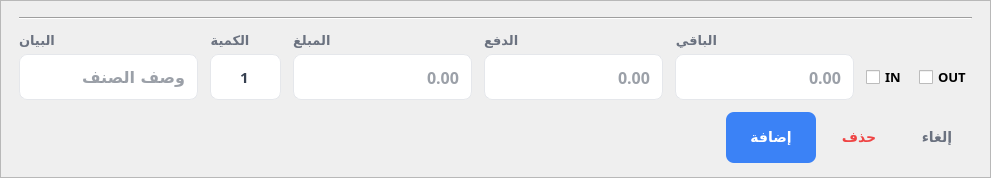
            <widget class="QFrame" name="Frame_ItemEntrySection">
             <property name="styleSheet">
              <string notr="true">QFrame#Frame_ItemEntrySection {
    background-color: rgba(255, 255, 255, 0.52);
    border: 1px solid rgba(255, 255, 255, 0.62);
    border-radius: 12px;
}</string>
             </property>
             <property name="frameShape">
              <enum>QFrame::StyledPanel</enum>
             </property>
             <property name="frameShadow">
              <enum>QFrame::Plain</enum>
             </property>
             <layout class="QVBoxLayout" name="itemSectionLayout">
              <property name="spacing">
               <number>12</number>
              </property>
              <property name="leftMargin">
               <number>18</number>
              </property>
              <property name="topMargin">
               <number>16</number>
              </property>
              <property name="rightMargin">
               <number>18</number>
              </property>
              <property name="bottomMargin">
               <number>14</number>
              </property>
              <item>
               <widget class="QFrame" name="Frame_ActionDividerLine">
                <property name="styleSheet">
                 <string notr="true">QFrame#Frame_ActionDividerLine {
    color: #E5E7EB;
}</string>
                </property>
                <property name="frameShape">
                 <enum>QFrame::HLine</enum>
                </property>
                <property name="frameShadow">
                 <enum>QFrame::Sunken</enum>
                </property>
               </widget>
              </item>
              <item>
               <layout class="QGridLayout" name="itemFormGrid">
                <property name="horizontalSpacing">
                 <number>12</number>
                </property>
                <property name="verticalSpacing">
                 <number>5</number>
                </property>
                <item row="1" column="3">
                 <widget class="QLineEdit" name="Input_ItemUnitPrice">
                  <property name="font">
                   <font>
                    <family>Tajawal</family>
                    <pointsize>12</pointsize>
                    <weight>75</weight>
                    <bold>true</bold>
                   </font>
                  </property>
                  <property name="layoutDirection">
                   <enum>Qt::LeftToRight</enum>
                  </property>
                  <property name="styleSheet">
                   <string notr="true">QLineEdit#Input_ItemUnitPrice {
    background-color: #FFFFFF;
    border: 1px solid #E5E7EB;
    border-radius: 8px;
    color: #374151;
    padding: 6px 10px;
    min-height: 32px;
    selection-background-color: #DBEAFE;
    selection-color: #1E40AF;
}
QLineEdit#Input_ItemUnitPrice:focus {
    border: 2px solid #3B82F6;
    background-color: #FFFFFF;
}
QLineEdit#Input_ItemUnitPrice:hover { border-color: #93C5FD; }
QLineEdit#Input_ItemUnitPrice:disabled {
    background-color: #F3F4F6;
    color: #9CA3AF;
}</string>
                  </property>
                  <property name="alignment">
                   <set>Qt::AlignRight|Qt::AlignTrailing|Qt::AlignVCenter</set>
                  </property>
                  <property name="placeholderText">
                   <string>0.00</string>
                  </property>
                 </widget>
                </item>
                <item row="1" column="0">
                 <widget class="QLineEdit" name="Input_ItemDescription">
                  <property name="font">
                   <font>
                    <family>Tajawal</family>
                    <pointsize>12</pointsize>
                    <weight>75</weight>
                    <bold>true</bold>
                   </font>
                  </property>
                  <property name="layoutDirection">
                   <enum>Qt::LeftToRight</enum>
                  </property>
                  <property name="styleSheet">
                   <string notr="true">QLineEdit#Input_ItemDescription {
    background-color: #FFFFFF;
    border: 1px solid #E5E7EB;
    border-radius: 8px;
    color: #374151;
    padding: 6px 10px;
    min-height: 32px;
    selection-background-color: #DBEAFE;
    selection-color: #1E40AF;
}
QLineEdit#Input_ItemDescription:focus {
    border: 2px solid #3B82F6;
    background-color: #FFFFFF;
}
QLineEdit#Input_ItemDescription:hover { border-color: #93C5FD; }
QLineEdit#Input_ItemDescription:disabled {
    background-color: #F3F4F6;
    color: #9CA3AF;
}</string>
                  </property>
                  <property name="placeholderText">
                   <string>وصف الصنف</string>
                  </property>
                 </widget>
                </item>
                <item row="1" column="7">
                 <widget class="QCheckBox" name="CheckBox_TransactionOut">
                  <property name="font">
                   <font>
                    <family>Overpass</family>
                    <pointsize>10</pointsize>
                    <weight>75</weight>
                    <bold>true</bold>
                   </font>
                  </property>
                  <property name="text">
                   <string>OUT</string>
                  </property>
                 </widget>
                </item>
                <item row="0" column="4" alignment="Qt::AlignLeft">
                 <widget class="QLabel" name="Label_ItemPayment">
                  <property name="font">
                   <font>
                    <family>Tajawal</family>
                    <pointsize>-1</pointsize>
                    <weight>75</weight>
                    <bold>true</bold>
                   </font>
                  </property>
                  <property name="styleSheet">
                   <string notr="true">QLabel#Label_ItemPayment {
    color: #6B7280;
    font-size: 13px;
    font-weight: 600;
}</string>
                  </property>
                  <property name="text">
                   <string>الدفع</string>
                  </property>
                  <property name="alignment">
                   <set>Qt::AlignRight|Qt::AlignTrailing|Qt::AlignVCenter</set>
                  </property>
                 </widget>
                </item>
                <item row="0" column="3" alignment="Qt::AlignLeft">
                 <widget class="QLabel" name="Label_ItemUnitPrice">
                  <property name="font">
                   <font>
                    <family>Tajawal</family>
                    <pointsize>-1</pointsize>
                    <weight>75</weight>
                    <bold>true</bold>
                   </font>
                  </property>
                  <property name="styleSheet">
                   <string notr="true">QLabel#Label_ItemUnitPrice {
    color: #6B7280;
    font-size: 13px;
    font-weight: 600;
}</string>
                  </property>
                  <property name="text">
                   <string>المبلغ</string>
                  </property>
                  <property name="alignment">
                   <set>Qt::AlignRight|Qt::AlignTrailing|Qt::AlignVCenter</set>
                  </property>
                 </widget>
                </item>
                <item row="0" column="5" alignment="Qt::AlignLeft">
                 <widget class="QLabel" name="Label_RemainingAmountTitle">
                  <property name="font">
                   <font>
                    <family>Tajawal</family>
                    <pointsize>-1</pointsize>
                    <weight>75</weight>
                    <bold>true</bold>
                   </font>
                  </property>
                  <property name="styleSheet">
                   <string notr="true">QLabel#Label_RemainingAmountTitle {
    color: #6B7280;
    font-size: 13px;
    font-weight: 600;
}</string>
                  </property>
                  <property name="text">
                   <string>الباقي</string>
                  </property>
                  <property name="alignment">
                   <set>Qt::AlignCenter</set>
                  </property>
                 </widget>
                </item>
                <item row="1" column="4">
                 <widget class="QLineEdit" name="Input_PaymentAmount">
                  <property name="font">
                   <font>
                    <family>Tajawal</family>
                    <pointsize>12</pointsize>
                    <weight>75</weight>
                    <bold>true</bold>
                   </font>
                  </property>
                  <property name="layoutDirection">
                   <enum>Qt::LeftToRight</enum>
                  </property>
                  <property name="styleSheet">
                   <string notr="true">QLineEdit#Input_PaymentAmount {
    background-color: #FFFFFF;
    border: 1px solid #E5E7EB;
    border-radius: 8px;
    color: #374151;
    padding: 6px 10px;
    min-height: 32px;
    selection-background-color: #DBEAFE;
    selection-color: #1E40AF;
}
QLineEdit#Input_PaymentAmount:focus {
    border: 2px solid #3B82F6;
    background-color: #FFFFFF;
}
QLineEdit#Input_PaymentAmount:hover { border-color: #93C5FD; }
QLineEdit#Input_PaymentAmount:disabled {
    background-color: #F3F4F6;
    color: #9CA3AF;
}</string>
                  </property>
                  <property name="alignment">
                   <set>Qt::AlignRight|Qt::AlignTrailing|Qt::AlignVCenter</set>
                  </property>
                  <property name="placeholderText">
                   <string>0.00</string>
                  </property>
                 </widget>
                </item>
                <item row="1" column="5">
                 <widget class="QLineEdit" name="Input_RemainingAmount">
                  <property name="font">
                   <font>
                    <family>Tajawal</family>
                    <pointsize>12</pointsize>
                    <weight>75</weight>
                    <bold>true</bold>
                   </font>
                  </property>
                  <property name="layoutDirection">
                   <enum>Qt::LeftToRight</enum>
                  </property>
                  <property name="styleSheet">
                   <string notr="true">QLineEdit#Input_RemainingAmount {
    background-color: #FFFFFF;
    border: 1px solid #E5E7EB;
    border-radius: 8px;
    color: #374151;
    padding: 6px 10px;
    min-height: 32px;
    selection-background-color: #DBEAFE;
    selection-color: #1E40AF;
}
QLineEdit#Input_RemainingAmount:focus {
    border: 2px solid #3B82F6;
    background-color: #FFFFFF;
}
QLineEdit#Input_RemainingAmount:hover { border-color: #93C5FD; }
QLineEdit#Input_RemainingAmount:disabled {
    background-color: #F3F4F6;
    color: #9CA3AF;
}</string>
                  </property>
                  <property name="alignment">
                   <set>Qt::AlignRight|Qt::AlignTrailing|Qt::AlignVCenter</set>
                  </property>
                  <property name="placeholderText">
                   <string>0.00</string>
                  </property>
                 </widget>
                </item>
                <item row="0" column="1" alignment="Qt::AlignLeft">
                 <widget class="QLabel" name="Label_ItemQuantity">
                  <property name="font">
                   <font>
                    <family>Tajawal</family>
                    <pointsize>-1</pointsize>
                    <weight>75</weight>
                    <bold>true</bold>
                   </font>
                  </property>
                  <property name="styleSheet">
                   <string notr="true">QLabel#Label_ItemQuantity {
    color: #6B7280;
    font-size: 13px;
    font-weight: 600;
}</string>
                  </property>
                  <property name="text">
                   <string>الكمية</string>
                  </property>
                  <property name="alignment">
                   <set>Qt::AlignCenter</set>
                  </property>
                 </widget>
                </item>
                <item row="0" column="0" alignment="Qt::AlignLeft">
                 <widget class="QLabel" name="Label_ItemDescription">
                  <property name="font">
                   <font>
                    <family>Tajawal</family>
                    <pointsize>-1</pointsize>
                    <weight>75</weight>
                    <bold>true</bold>
                   </font>
                  </property>
                  <property name="styleSheet">
                   <string notr="true">QLabel#Label_ItemDescription {
    color: #6B7280;
    font-size: 13px;
    font-weight: 600;
}</string>
                  </property>
                  <property name="text">
                   <string>البيان</string>
                  </property>
                  <property name="alignment">
                   <set>Qt::AlignRight|Qt::AlignTrailing|Qt::AlignVCenter</set>
                  </property>
                 </widget>
                </item>
                <item row="1" column="1">
                 <widget class="QSpinBox" name="Input_ItemQuantity">
                  <property name="font">
                   <font>
                    <family>Tajawal</family>
                    <pointsize>-1</pointsize>
                    <weight>75</weight>
                    <bold>true</bold>
                   </font>
                  </property>
                  <property name="styleSheet">
                   <string notr="true">QSpinBox#Input_ItemQuantity {
    background-color: #FFFFFF;
    border: 1px solid #E5E7EB;
    border-radius: 8px;
    color: #374151;
    font-size: 15px;
    padding: 6px 10px;
    min-height: 32px;
    selection-background-color: #DBEAFE;
    selection-color: #1E40AF;
}
QSpinBox#Input_ItemQuantity:focus {
    border: 2px solid #3B82F6;
    background-color: #FFFFFF;
}
QSpinBox#Input_ItemQuantity:hover { border-color: #93C5FD; }
QSpinBox#Input_ItemQuantity:disabled {
    background-color: #F3F4F6;
    color: #9CA3AF;
}</string>
                  </property>
                  <property name="alignment">
                   <set>Qt::AlignCenter</set>
                  </property>
                  <property name="buttonSymbols">
                   <enum>QAbstractSpinBox::NoButtons</enum>
                  </property>
                  <property name="minimum">
                   <number>1</number>
                  </property>
                  <property name="maximum">
                   <number>99999</number>
                  </property>
                  <property name="value">
                   <number>1</number>
                  </property>
                 </widget>
                </item>
                <item row="1" column="6">
                 <widget class="QCheckBox" name="CheckBox_TransactionIn">
                  <property name="font">
                   <font>
                    <family>Overpass</family>
                    <pointsize>10</pointsize>
                    <weight>75</weight>
                    <bold>true</bold>
                   </font>
                  </property>
                  <property name="text">
                   <string>IN</string>
                  </property>
                 </widget>
                </item>
               </layout>
              </item>
              <item>
               <layout class="QHBoxLayout" name="actionBtnsLayout">
                <property name="spacing">
                 <number>6</number>
                </property>
                <item>
                 <spacer name="actionBtnsSpacer">
                  <property name="orientation">
                   <enum>Qt::Horizontal</enum>
                  </property>
                  <property name="sizeHint" stdset="0">
                   <size>
                    <width>40</width>
                    <height>20</height>
                   </size>
                  </property>
                 </spacer>
                </item>
                <item>
                 <widget class="QToolButton" name="Button_AddItem">
                  <property name="font">
                   <font>
                    <family>Tajawal</family>
                    <pointsize>-1</pointsize>
                    <weight>75</weight>
                    <bold>true</bold>
                   </font>
                  </property>
                  <property name="cursor">
                   <cursorShape>PointingHandCursor</cursorShape>
                  </property>
                  <property name="styleSheet">
                   <string notr="true">QToolButton#Button_AddItem {
    background-color: #3B82F6;
    color: #FFFFFF;
    border: none;
    border-radius: 8px;
    font-size: 14px;
    font-weight: 600;
    padding: 7px 18px;
    min-height: 34px;
    spacing: 6px;
}
QToolButton#Button_AddItem:hover { background-color: #2563EB; }
QToolButton#Button_AddItem:pressed { background-color: #1D4ED8; }</string>
                  </property>
                  <property name="text">
                   <string>إضافة</string>
                  </property>
                  <property name="toolButtonStyle">
                   <enum>Qt::ToolButtonTextBesideIcon</enum>
                  </property>
                 </widget>
                </item>
                <item>
                 <widget class="QToolButton" name="Button_DeleteItem">
                  <property name="font">
                   <font>
                    <family>Tajawal</family>
                    <pointsize>-1</pointsize>
                    <weight>62</weight>
                    <bold>true</bold>
                   </font>
                  </property>
                  <property name="cursor">
                   <cursorShape>PointingHandCursor</cursorShape>
                  </property>
                  <property name="styleSheet">
                   <string notr="true">QToolButton#Button_DeleteItem {
    background: transparent;
    color: #EF4444;
    border: none;
    border-radius: 8px;
    font-size: 14px;
    font-weight: 500;
    padding: 7px 14px;
    min-height: 34px;
    spacing: 6px;
}
QToolButton#Button_DeleteItem:hover {
    background: transparent;
    color: #B91C1C;
	border: 1px solid #EF4444
}</string>
                  </property>
                  <property name="text">
                   <string>حذف</string>
                  </property>
                  <property name="toolButtonStyle">
                   <enum>Qt::ToolButtonTextBesideIcon</enum>
                  </property>
                 </widget>
                </item>
                <item>
                 <widget class="QToolButton" name="Button_CancelItem">
                  <property name="font">
                   <font>
                    <family>Tajawal</family>
                    <pointsize>-1</pointsize>
                    <weight>62</weight>
                    <bold>true</bold>
                   </font>
                  </property>
                  <property name="cursor">
                   <cursorShape>PointingHandCursor</cursorShape>
                  </property>
                  <property name="styleSheet">
                   <string notr="true">QToolButton#Button_CancelItem {
    background: transparent;
    color: #6B7280;
    border: none;
    border-radius: 8px;
    font-size: 14px;
    font-weight: 500;
    padding: 7px 14px;
    min-height: 34px;
    spacing: 6px;
}
QToolButton#Button_CancelItem:hover {
    background: transparent;
    color: #374151;
	border: 1px solid #6B7280
}</string>
                  </property>
                  <property name="text">
                   <string>إلغاء</string>
                  </property>
                  <property name="toolButtonStyle">
                   <enum>Qt::ToolButtonTextBesideIcon</enum>
                  </property>
                 </widget>
                </item>
               </layout>
              </item>
             </layout>
            </widget>
